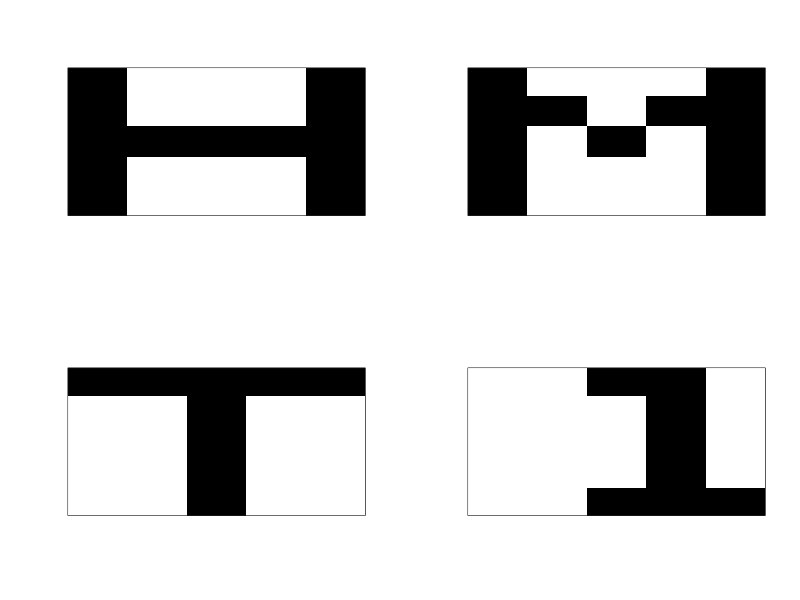

The R source for this figure: (Note: a time limit stopped this script after it produced the figure.)
#Hopfield Networks
#Plotting function
plot_pattern <- function(x){
    image(t(matrix(x, nrow = 5, byrow = TRUE)), col = c("white", "black"), 
          xaxt = "n", yaxt = "n", ylim = c(1.1, -0.1))
}

#Function to calculate weight matrix
calc_w <- function(patterns){
    w <- matrix(0, ncol(patterns), ncol(patterns))
    for(i in 1:nrow(patterns)){
        wn <- outer(patterns[i, ], patterns[i, ])
        w <- w + wn
    }
    diag(w) <- 0
    return(w)
}

#Sigma function
theta <- function(x){
    if (x<0) {x = -1} else {x = 1}
    return(x)
}

#Asynchronous update function
async <- function(w, pattern){
    x <- sample.int(nrow(w), nrow(w), replace = FALSE)
    for (i in x){
        wi = w[i,]
        a <- sum(wi*pattern)
        pattern[i] <- theta(a) 
    }
    return(pattern)
}

#Patterns to store
H <- c(1,-1,-1,-1,1, 1,-1,-1,-1,1, 1,1,1,1,1, 1,-1,-1,-1,1, 1,-1,-1,-1,1)
M <- c(1,-1,-1,-1,1, 1,1,-1,1,1, 1,-1,1,-1,1, 1,-1,-1,-1,1, 1,-1,-1,-1,1)
T <- c(1,1,1,1,1, -1,-1,1,-1,-1, -1,-1,1,-1,-1, -1,-1,1,-1,-1, -1,-1,1,-1,-1)
one <- c(-1,-1,1,1,-1, -1,-1,-1,1,-1, -1,-1,-1,1,-1, -1,-1,-1,1,-1, -1,-1,1,1,1)

par(mfrow = c(2,2))
plot_pattern((H))
plot_pattern((M))
plot_pattern((T))
plot_pattern((one))

#Function to find storage capacity for a given spareness
find_capacity <- function(sp, new = FALSE){
    sp_vec <- c(rep(1, sp), rep(-1, I-sp))
    for(i in 2:I){
        patterns <- t(replicate(i, sample(sp_vec)))
        while(anyDuplicated.matrix(patterns) > 0){
            patterns <- t(replicate(i, sample(sp_vec)))
        }
        if(new){
            w <- calc_w_new(patterns)
        } else {
            w <- calc_w(patterns)
        }
        for(j in 1:nrow(patterns)){
            pattern <- patterns[j, ]
            new_pattern <- async(w, pattern)
            if(!isTRUE(all.equal(new_pattern, pattern))){
                return(i-1)
            }
        }
    }
}

#Function to calculate storage capacity for each successive spareness
sc_vs_sp <- function(new = FALSE){
    capacities <- rep(0, I-1)
    for(sp in 1:(I-1)){
        sp_cap <- rep(0, reps)
        for(i in 1:reps){
            capacity <- find_capacity(sp, new = new)
            sp_cap[i] <- capacity
        }
        av_cap <- mean(sp_cap)
        capacities[sp] <- av_cap
        print(sp)
    }
    return(capacities)
}

#Set number of neurons
I <- 200
reps <- 10
#Assess the effect of spareness on storage capcity
capacities <- sc_vs_sp()

png("Storage_capacity.png", width = 4, height = 4, units = "in", res = 300)
par(mfrow = c(1,1))
plot(1:(I-1)/I, capacities/I, type = "l", xlab = "Sparseness", 
     ylab = "Average storage capacity (N/I)")
dev.off()

#Assess how pattern recall is affected by random loss of weights
I <- 200
no_update <- 10
weights_lost <- seq(0, (I^2-I)/2, 50)
#Function to calculate recall for each successive weight lost
recall_vs_lw <- function(patterns, w){
    w_rows <- seq(I)
    lower_t_w_ind <- 
        cbind(row = unlist(lapply(2:I, function(x) x:I), use.names = FALSE),
              col = rep(w_rows[-length(w_rows)], times = rev(tail(w_rows, -1))-1))
    av_recalls <- rep(NA, length(weights_lost))
    for(i in 1:length(weights_lost)){
        lw <- weights_lost[i]
        lw_ind <- lower_t_w_ind[sample(nrow(lower_t_w_ind), lw), ]
        w2 <- w
        w2[lw_ind] <- 0
        w2[lw_ind[, c(2,1)]] <- 0
        recalls <- rep(NA, no_patterns)
        for(j in 1:no_patterns){
            pattern <- patterns[j, ]
            flip_bits <- sample.int(I, 1)
            pattern[flip_bits] <- pattern[flip_bits] * -1
            for(k in 1:no_update){
                pattern <- async(w2, pattern)
            }
            recall <- as.numeric(pattern %*% patterns[j, ]/I)
            recalls[j] <- recall 
        }
        av_recall <- mean(recalls)
        av_recalls[i] <- av_recall
        print(lw)
    }
    return(av_recalls)
}

#Create 10 unique patterns to store
patterns <- t(replicate(10, sample(c(1,-1), I, replace = TRUE)))
while(anyDuplicated.matrix(patterns) > 0){
    patterns <- t(replicate(10, sample(c(1,-1), I, replace = TRUE)))
}
no_patterns <- nrow(patterns)
w <- calc_w(patterns)

av_recalls <- recall_vs_lw(patterns, w)

png("Weights_lost.png", width = 4, height = 4, units = "in", res = 300)
par(mfrow = c(1,1))
plot((2*weights_lost)/(I^2-I), av_recalls, xlab = "Fraction of weights lost", 
     ylab = "Average Recall", type = "l", ylim = c(0,1))
dev.off()

#Alternative method for setting the weights
#Sigmoid function
sigmoid <- function(x){
    1/(1+exp(-x))
}

calc_w_new <- function(x, L=10, eta=0.1, alpha=0){
    w <- t(x) %*% x
    for(i in 1:L){
        diag(w) <- 0
        a <- x %*% w
        y <- sigmoid(a)
        t <- x
        t[which(t == -1)] <- 0
        e <- t - y
        gw <- t(x) %*% e
        gw <- gw + t(gw)
        w <- w + eta * (gw - alpha * w)
    }
    diag(w) <- 0
    return(w)
}

#Effect on storage capacity
png("Storage_capacity_new.png", width = 4, height = 4, units = "in", res = 300)
plot(1:(I-1)/I, capacities/I, type = "l", xlab = "Sparseness", 
     ylab = "Average storage capacity (N/I)", ylim = c(0,0.4))
capacities_new <- sc_vs_sp(new = TRUE)
lines(1:(I-1)/I, capacities_new/I, col = "red")
dev.off()

#Effect on robustness
png("Weights_lost_new.png", width = 4, height = 4, units = "in", res = 300)
plot((2*weights_lost)/(I^2-I), av_recalls, xlab = "Fraction of weights lost", 
     ylab = "Average Recall", type = "l", ylim = c(0,1))
w_new <- calc_w_new(patterns)
av_recalls_new <- recall_vs_lw(patterns, w_new)
lines((2*weights_lost)/(I^2-I), av_recalls_new, col = "red")
dev.off()
